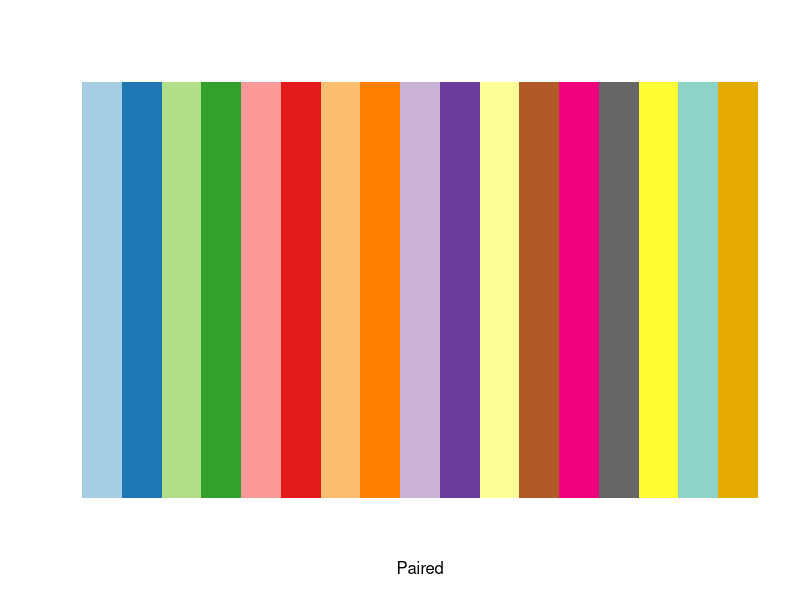

The R script that drew this image:
#!/usr/bin/env Rscript
# This is an exercie in RColorBrewer
# which is widely used but I think quite lowly of it
# Note if you ask for more numebrs that a certan palette name can give
# it will throw and error (  I want more than 12 from Paired - it wont give that!
# Luckily the plettes themselves are just #hex number strings.
library(ggplot2)
library(Cairo)
library(RColorBrewer)

b <- brewer.pal(12, "Paired")
b2 <- brewer.pal(8, "Accent")
b3 <- brewer.pal(9, "Set1")
b4 <- brewer.pal(12, "Set3")
b5 <- brewer.pal(8, "Dark2")
ba <- c(b, b2[6], b2[8], b3[6], b4[1], b5[6])

# Cairo image template
CairoPNG("rcb0.png", 800, 800)
image(1:17,1,as.matrix(1:17),col=ba,xlab="Paired", ylab="",xaxt="n",yaxt="n",bty="n")
dev.off()
